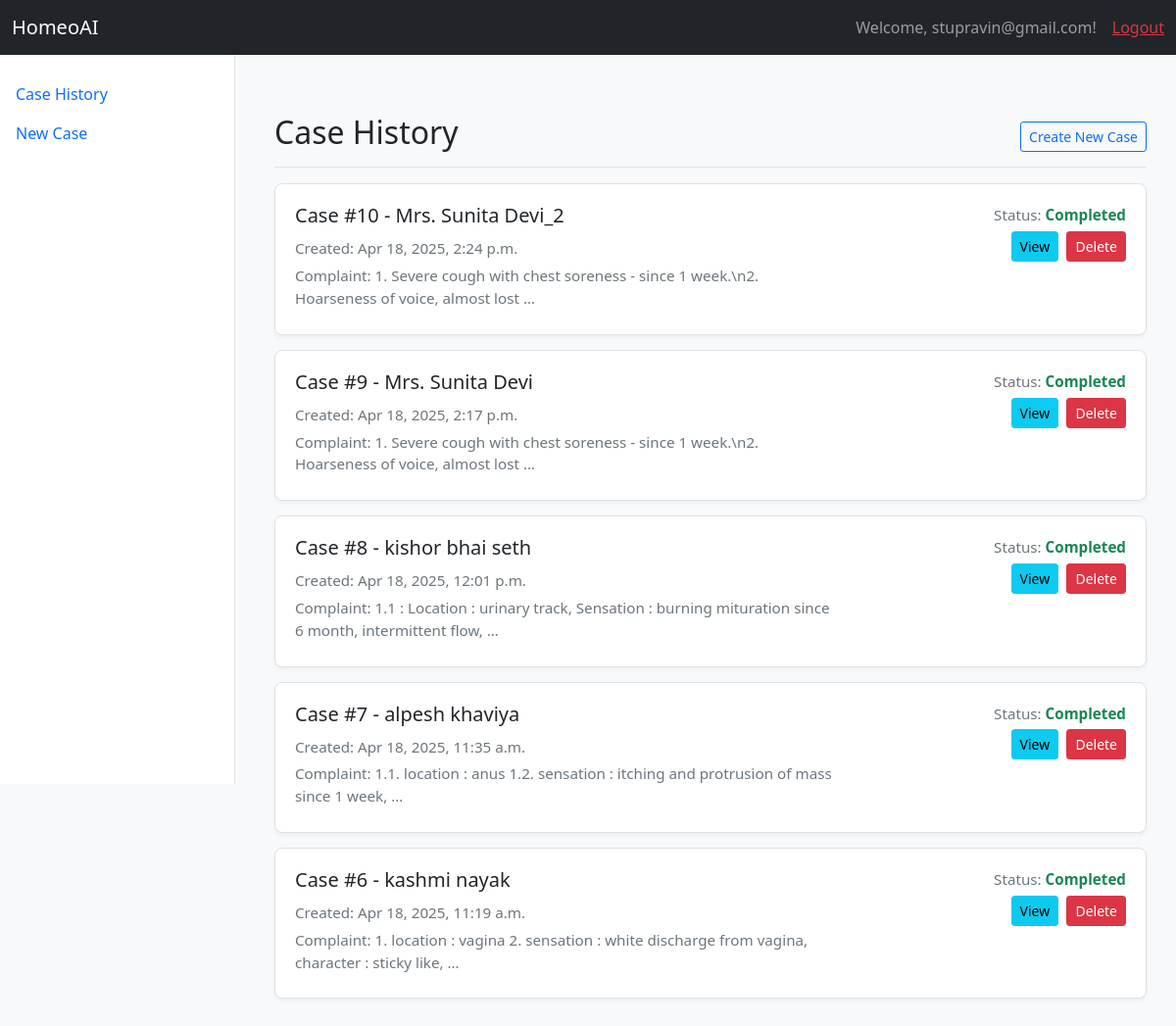
The page /dashboard/ (signed in) on the database its author committed.
### core/models.py (models this page shows, shortened)
class Case(models.Model):
    user = models.ForeignKey(settings.AUTH_USER_MODEL, on_delete=models.CASCADE, related_name='cases')
    created_at = models.DateTimeField(auto_now_add=True)
    updated_at = models.DateTimeField(auto_now=True)
    date = models.DateField(default=timezone.now, blank=True, null=True) # Made optional
    opd_no = models.CharField(max_length=50, blank=True, null=True)
    patient_name = models.CharField(max_length=200) # Required
    patient_age = models.CharField(max_length=20, blank=True, null=True)
    patient_sex = models.CharField(max_length=10, choices=[('Male', 'Male'), ('Female', 'Female'), ('Other', 'Other')], blank=True, null=True)
    patient_occupation = models.CharField(max_length=100, blank=True, null=True)
    patient_address = models.TextField(blank=True, null=True)
    patient_phone = models.CharField(max_length=20, blank=True, null=True)
    presenting_complaints = models.TextField() # Required
    history_of_present_illness = models.TextField(blank=True, null=True)
    past_history_vaccination = models.TextField(blank=True, null=True) # Corresponds to past_history.vaccination
    family_history = models.TextField(blank=True, null=True)
    personal_history = models.JSONField(blank=True, null=True, default=dict)
    menstrual_history = models.JSONField(blank=True, null=True, default=dict)
    physical_examination = models.JSONField(blank=True, null=True, default=dict)
    patient_as_person = models.TextField(blank=True, null=True)
    systemic_examination = models.TextField(blank=True, null=True)
    result_file_path = models.CharField(max_length=512, blank=True, null=True) # Store relative path?
    STATUS_CHOICES = [
        ('PENDING', 'Pending Analysis'),
        ('PROCESSING', 'Processing'),
        ('COMPLETED', 'Completed'),
        ('ERROR', 'Error'),
    ]
    status = models.CharField(max_length=20, choices=STATUS_CHOICES, default='PENDING')
    class Meta:
        ordering = ['-created_at']

### core/views.py (the view)
# urls.py: path("dashboard/", views.dashboard_view, name="dashboard"),
@login_required
def dashboard_view(request):
    user_cases = Case.objects.filter(user=request.user)
    context = {
        "username": request.user.username,
        "cases": user_cases,
    }
    return render(request, "dashboard.html", context)

### templates/dashboard.html (shortened to what this page needs)
<!DOCTYPE html>
<html lang="en">
<head>
    <link rel="stylesheet" href="https://cdn.jsdelivr.net/npm/bootstrap@5.1.3/dist/css/bootstrap.min.css">
</head>
<body>
    <nav class="navbar navbar-expand-md navbar-dark bg-dark fixed-top">
      <div class="container-fluid">
        <a class="navbar-brand" href="{% url 'core:home' %}">HomeoAI</a>
        <div class="collapse navbar-collapse">
          <span class="navbar-text me-3">Welcome, {{ username }}!</span>
          <form action="{% url 'auth_app:logout' %}" method="post" class="logout-form">
              <button type="submit" class="logout-button">Logout</button>
          </form>
        </div>
      </div>
    </nav>
    <nav class="sidebar">
        <div class="position-sticky pt-3">
            <ul class="nav flex-column">
                <li class="nav-item">
                    <a class="nav-link active" href="{% url 'core:dashboard' %}">Case History</a>
                </li>
                <li class="nav-item">
                    <a class="nav-link" href="{% url 'core:new_case' %}">New Case</a>
                </li>
            </ul>
        </div>
    </nav>
    <main class="main-content">
        <div class="d-flex justify-content-between flex-wrap flex-md-nowrap align-items-center pt-3 pb-2 mb-3 border-bottom">
            <h1 class="h2">Case History</h1>
            <div class="btn-toolbar mb-2 mb-md-0">
                <a href="{% url 'core:new_case' %}" class="btn btn-sm btn-outline-primary">
                    Create New Case
                </a>
            </div>
        </div>
        {% if cases %}
            {% for case in cases %}
            <div class="case-history-item">
                <div class="row">
                    <div class="col-md-8">
                         <h5>Case #{{ case.id }} - {{ case.patient_name|default:"N/A" }}</h5>
                         <p>Created: {{ case.created_at|date:"M d, Y, P" }}</p>
                         <p>Complaint: {{ case.presenting_complaints|truncatewords:15 }}</p>
                    </div>
                     <div class="col-md-4 text-md-end">
                         <p>Status: <span class="case-status status-{{ case.status }}">{{ case.get_status_display }}</span></p>
                         <a href="{% url 'core:case_detail' case.id %}" class="btn btn-sm btn-info me-1">View</a>
                         <form action="{% url 'core:delete_case' case.id %}" method="post" style="display: inline;">
                             <button type="submit" class="btn btn-sm btn-danger" onclick="return confirm('Are you sure you want to delete this case?');">Delete</button>
                         </form>
                     </div>
                </div>
            </div>
            {% endfor %}
        {% else %}
            <div class="alert alert-light" role="alert">
              You haven't created any cases yet. <a href="{% url 'core:new_case' %}" class="alert-link">Start a new case now</a>.
            </div>
        {% endif %}
    </main>
</body>
</html>

### templates/dashboard.html (style rules this page uses)
body { padding-top: 70px; background-color: #f8f9fa; }
.sidebar { position: fixed; top: 0; left: 0; height: 100vh; width: 240px; padding-top: 60px; background-color: #fff; border-right: 1px solid #dee2e6; }
.main-content { margin-left: 250px; padding: 30px; }
.case-history-item { background-color: #fff; border: 1px solid #dee2e6; margin-bottom: 15px; padding: 20px; border-radius: 8px; box-shadow: 0 2px 4px rgba(0,0,0,0.05); }
.case-history-item h5 { margin-bottom: 10px; }
.case-history-item p { margin-bottom: 5px; font-size: 0.95em; color: #6c757d; }
.case-status { font-weight: bold; }
.status-COMPLETED { color: #198754; }
.logout-form { display: inline; }
.logout-button { background: none!important; border: none; padding: 0!important; color: #dc3545; text-decoration: underline; cursor: pointer; font: inherit; }

### rows shown on the page
Case: id "10", patient_name "Mrs. Sunita Devi_2", created_at "Apr 18, 2025, 2:24 p.m.", presenting_complaints "1. Severe cough with chest soreness - since 1 week.\\n2. Hoarseness of voice, almost lost …", status "Completed"
Case: id "9", patient_name "Mrs. Sunita Devi", created_at "Apr 18, 2025, 2:17 p.m.", presenting_complaints "1. Severe cough with chest soreness - since 1 week.\\n2. Hoarseness of voice, almost lost …", status "Completed"
Case: id "8", patient_name "kishor bhai seth", created_at "Apr 18, 2025, 12:01 p.m.", presenting_complaints "1.1 : Location : urinary track, Sensation : burning mituration since 6 month, intermittent flow, …", status "Completed"
Case: id "7", patient_name "alpesh khaviya", created_at "Apr 18, 2025, 11:35 a.m.", presenting_complaints "1.1. location : anus 1.2. sensation : itching and protrusion of mass since 1 week, …", status "Completed"
Case: id "6", patient_name "kashmi nayak", created_at "Apr 18, 2025, 11:19 a.m.", presenting_complaints "1. location : vagina 2. sensation : white discharge from vagina, character : sticky like, …", status "Completed"

### other values the page prints
{{ username }} "stupravin@gmail.com"
